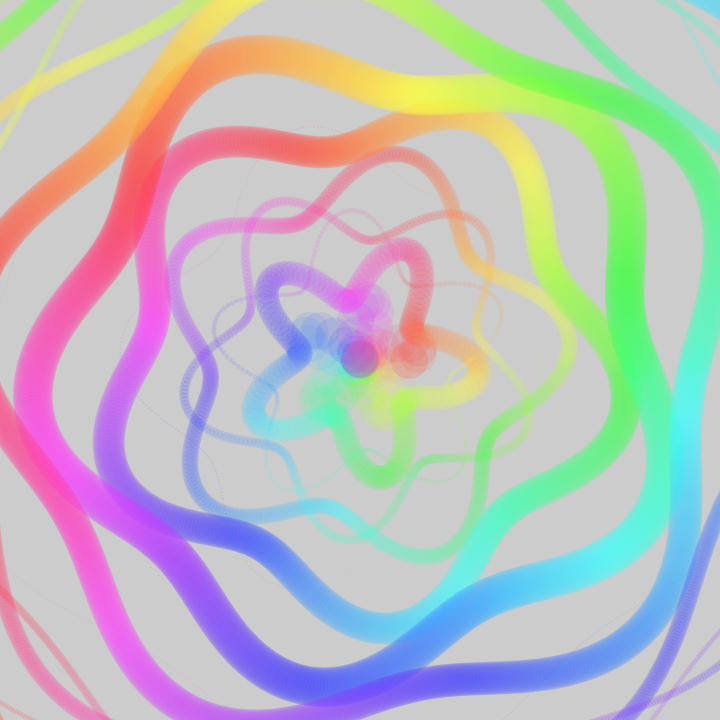
Frame 1 (no input)
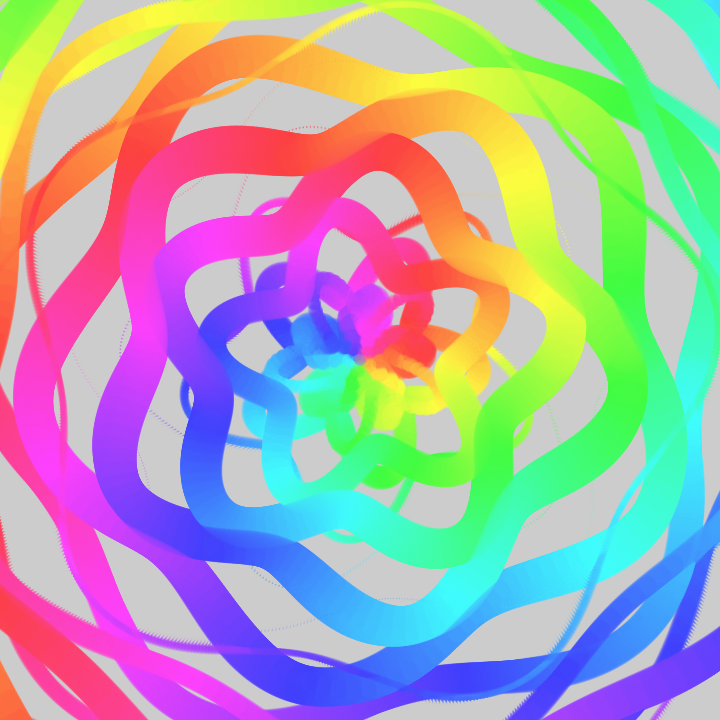
Frame 60 (the mouse pressed at the canvas centre just before this capture)
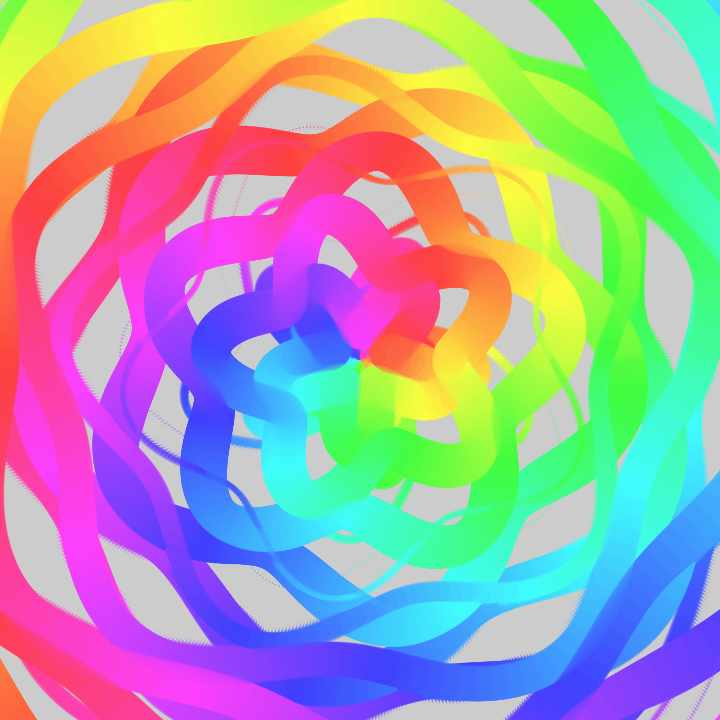
Frame 120 (the mouse held since frame 60 and released just before this capture)

The Processing sketch that drew these frames (run headless with seeded random() and noise(); from frame 60 on, the mouse is pressed at the canvas centre):

// Processing sketch: bit2atom_20210217c_rolling_neonStars
// ── bit2atom_20210217c_rolling_neonStars.pde
float t, d, r, D;
void setup() {
  size(720, 720);
  noStroke();
  colorMode(HSB);
}
void draw() {
  clear();
  t+=.01;
  for (d=30; d<720; d+=30)
    for (r=0; r<TAU; r+=PI/d) {
      fill((d/3+r*40)%255, 192, 255, 32);
      circle(cos(r)*(D=d+sin(d/2+r*5+t)*30)+360, sin(r)*D+360, pow(sin(d+t), 4)*40);
    }
}
